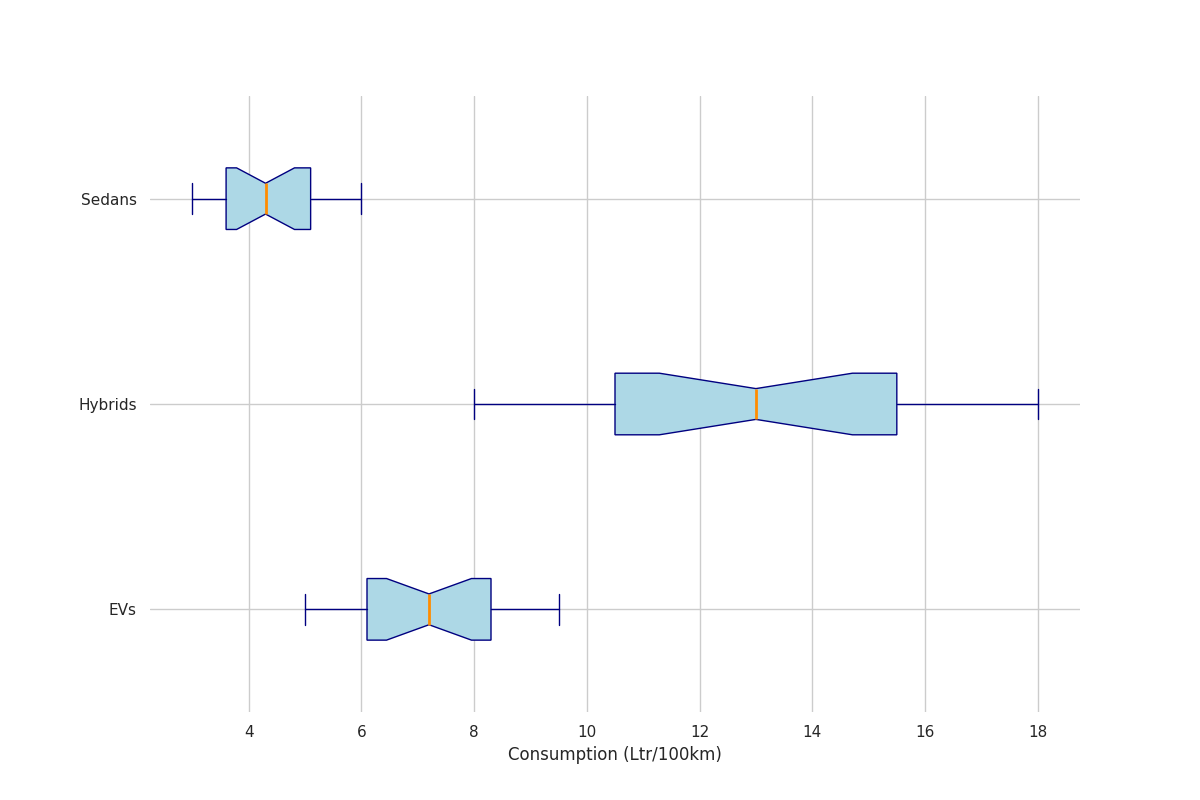

Reproduce this figure in Python.
import matplotlib.pyplot as plt

sedans = [9.5, 9.2, 8.9, 8.7, 8.5, 8.3, 8.0, 7.8, 7.6, 7.4, 7.2, 7.0, 6.8, 6.5, 6.3, 6.1, 5.9, 5.7, 5.5, 5.3, 5.0]
evs = [18.0, 17.5, 17.0, 16.5, 16.0, 15.5, 15.0, 14.5, 14.0, 13.5, 13.0, 12.5, 12.0, 11.5, 11.0, 10.5, 10.0, 9.5, 9.0, 8.5, 8.0]
hybrids = [6.0, 5.8, 5.6, 5.5, 5.3, 5.1, 5.0, 4.8, 4.7, 4.5, 4.3, 4.2, 4.0, 3.9, 3.8, 3.6, 3.5, 3.4, 3.2, 3.1, 3.0]

data = [sedans, evs, hybrids]

# Adjusting labels to reflect data change
labels = ['EVs', 'Hybrids', 'Sedans']

plt.figure(figsize=(12, 8))
plt.boxplot(data, vert=False, patch_artist=True, notch=True, 
            boxprops=dict(facecolor='lightblue', color='navy'),
            whiskerprops=dict(color='navy'),
            capprops=dict(color='navy'),
            medianprops=dict(color='darkorange', linewidth=2),
            flierprops=dict(markerfacecolor='red', marker='o', markersize=8, linestyle='none'))

plt.xlabel("Consumption (Ltr/100km)", fontsize=12)
plt.yticks(ticks=[1, 2, 3], labels=labels)

plt.gca().spines['top'].set_visible(False)
plt.gca().spines['right'].set_visible(False)
plt.gca().spines['left'].set_visible(False)
plt.gca().spines['bottom'].set_visible(False)

plt.show()
